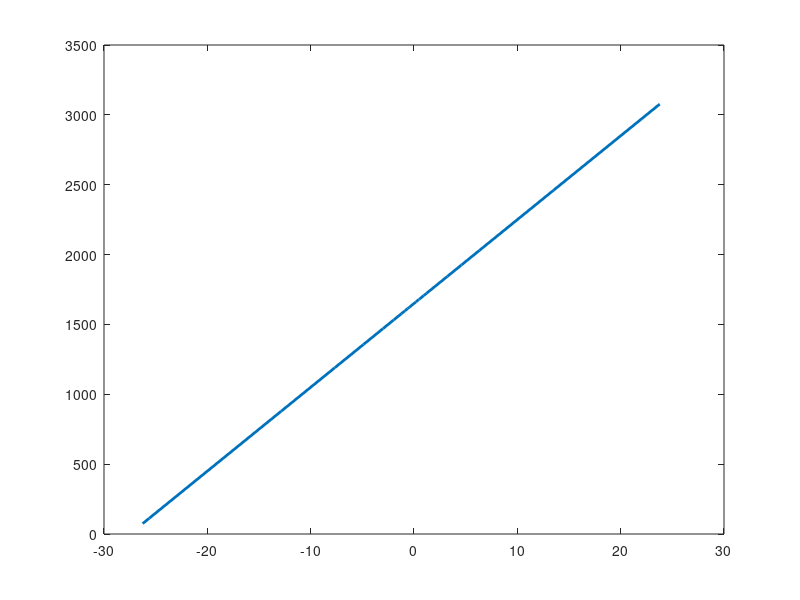

Write MATLAB code to recreate this figure. (Note: this script raises an error after producing the figure.)
database_North = [3075.54, 3076.37, 2460.53, 2030.57 ,1925.65, 1844.26, 1721.74, 1706.97, 1679.49, 1678.35, 1661.75];
database_South = [74.54, 112.71, 878.18, 1190.53, 1357.32, 1470.47, 1531.65, 1576.48, 1598.07, 1613.63, 1623.46];
distance = [13, 16, 19, 22, 25, 28, 31, 34, 37, 40, 43];
combined_data = [database_South,flip(database_North)]; % Combine North and South data for further analysis
database_North = (database_North-1650)/60;
database_South = (database_South-1650)/60;
middle = mean([database_North(end), database_South(end)]);
combined_data2 = [database_South,flip(database_North)];



figure;
plot(combined_data2, combined_data, 'DisplayName', 'Shield', 'LineWidth', 2);
hold on;
xline(0, 'w--', 'DisplayName', 'ref line', 'LineWidth', 2);
xline(middle,'r--', 'DisplayName', 'Middle Value', 'LineWidth', 2)
xlabel('Magnetic Flux Density(mT)');
ylabel('Vout(mV)');
title('กราฟแสดงความสัมพันธ์ระหว่าง Vout และ Magnetic Flux Density (Shield)');
grid on;
legend show;

% combine everything
% figure;
% plot(assume_fluxdencity(1:length(filtered_data)), filtered_data, 'o', 'DisplayName', 'Filtered Data');
% hold on;
% plot(assume_fluxdencity(1:length(filtered_data)), fitted_values, '-', 'DisplayName', 'Fitted Values');
% xlabel('Assumed Flux Density');
% ylabel('Values');
% title('Filtered Data and Fitted Values');
% legend show;
% hold off;

% Data เวอร์ชั่นรวม
% figure;
% plot(assume_fluxdencity, combined_data, 'DisplayName', 'Combined Data');
% xlabel('Assumed Flux Density');
% ylabel('Combined Data Values');
% title('Plot of Combined Data against Assumed Flux Density');
% legend show;

% Data เวอร์ชั่นแยก

% plot(distance, database_North, 'DisplayName', 'North Data', 'LineWidth', 2);
% hold on;
% plot(distance, database_South, 'DisplayName', 'South Data', 'LineWidth', 2);
% xlabel('Distance(mm)');
% ylabel('Magnetic Fluxdensity(mT)');
% title('กราฟแสดงแนวโน้มระหว่างค่าเฉลี่ย Magnetic Fluxdensity และ ระยะห่างของแม่เหล็กและเซ็นเซอร์ (Shield)');
% grid on;
% legend('North Data', 'South Data'); % Show only line labels in the legend
% yline(0, 'r--', 'DisplayName', 'Magnetic flux density at 0 mT', 'LineWidth', 2);
% hold on;

